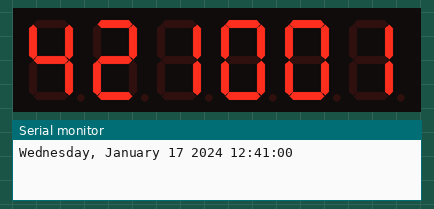
Recording of a sketch running on a simulated ESP32. Parts: 6-digit seven-segment display, the last lines printed to the serial monitor. The local clock reads 2024-03-15 10:24:30 at power-on unless the sketch sets it.

Above: at 0.1 s.
At 4.2 s:
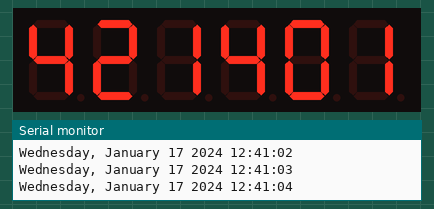
At 9.4 s:
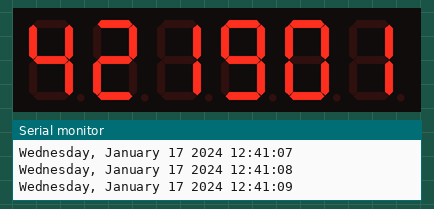
At 18.6 s:
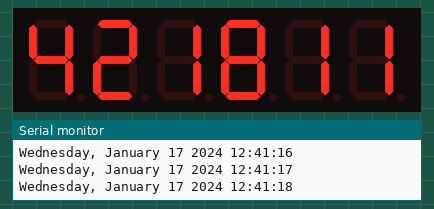
At 27.9 s:
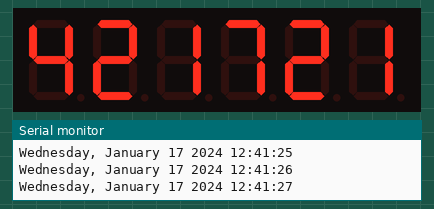
At 38.2 s:
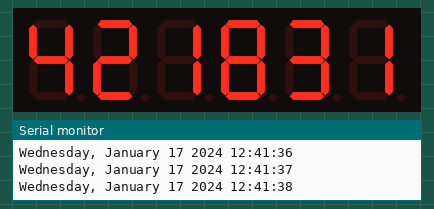

The sketch:

ESP32_inbuildRTC_TM1637.ino
```cpp
/*
Electronics Studio
@file ESP23_inbuiltRTC_TM1637.ino
@date  15-08-2024
@url https:https: https://github.com/electronicsstudio
@url YouTube: https://www.youtube.com/@ElectronicsStudio-v7o/featured
*/

#include <TM1637TinyDisplay6.h>  // TM1637 display
#include <ESP32Time.h>

#define CLK 26
#define DIO 27
TM1637TinyDisplay6 display(CLK, DIO); // 6-Digit Display Class CLK to pin no. 1 and DIO to pin no. 2
ESP32Time rtc(3600);

void setup() {
  Serial.begin(115200);
  rtc.setTime(0, 41, 11, 17, 1, 2024);  // 17th Jan 2021 15:24:30
      //sec, min, hour, date, month, year
  display.setBrightness(0x0f); // Set brightness of the display (0x00 to 0x0f)
}

void loop() {
  Serial.println(rtc.getTime("%A, %B %d %Y %H:%M:%S"));
  struct tm timeinfo = rtc.getTimeStruct();

  //rtc.updateTime(); // Update the time
  displayRTCTimestamp();
  delay(1000);
}

void displayRTCTimestamp() {
  struct tm timeinfo = rtc.getTimeStruct(); // Get the time structure

  long hour = timeinfo.tm_hour; // Access hours from timeinfo
  long minute = timeinfo.tm_min; // Access minutes from timeinfo
  long second = timeinfo.tm_sec; // Access seconds from timeinfo
  long dayofweek = timeinfo.tm_wday; // Access day of week from timeinfo

  long hr1 = hour / 10;
  long hr2 = hour % 10;
  long mn1 = minute / 10;
  long mn2 = minute % 10;
  long sc1 = second / 10;
  long sc2 = second % 10;
  long dw1 = dayofweek / 10;
  long dw2 = dayofweek % 10;

  uint8_t data[] = {0xff, 0xff, 0xff, 0xff, 0xff, 0xff};

  data[0] = display.encodeDigit(mn1);
  data[1] = display.encodeDigit(hr2);
  data[2] = display.encodeDigit(hr1);
  data[3] = display.encodeDigit(sc2);
  data[4] = display.encodeDigit(sc1);
  data[5] = display.encodeDigit(mn2);
  data[6] = display.encodeDigit(dw2);
  data[7] = display.encodeDigit(dw1);
  display.setSegments(data);
}
```

Measured:
- what the display in image 1 shows lasts 1.0 s, from 4.2 s to 5.2 s
